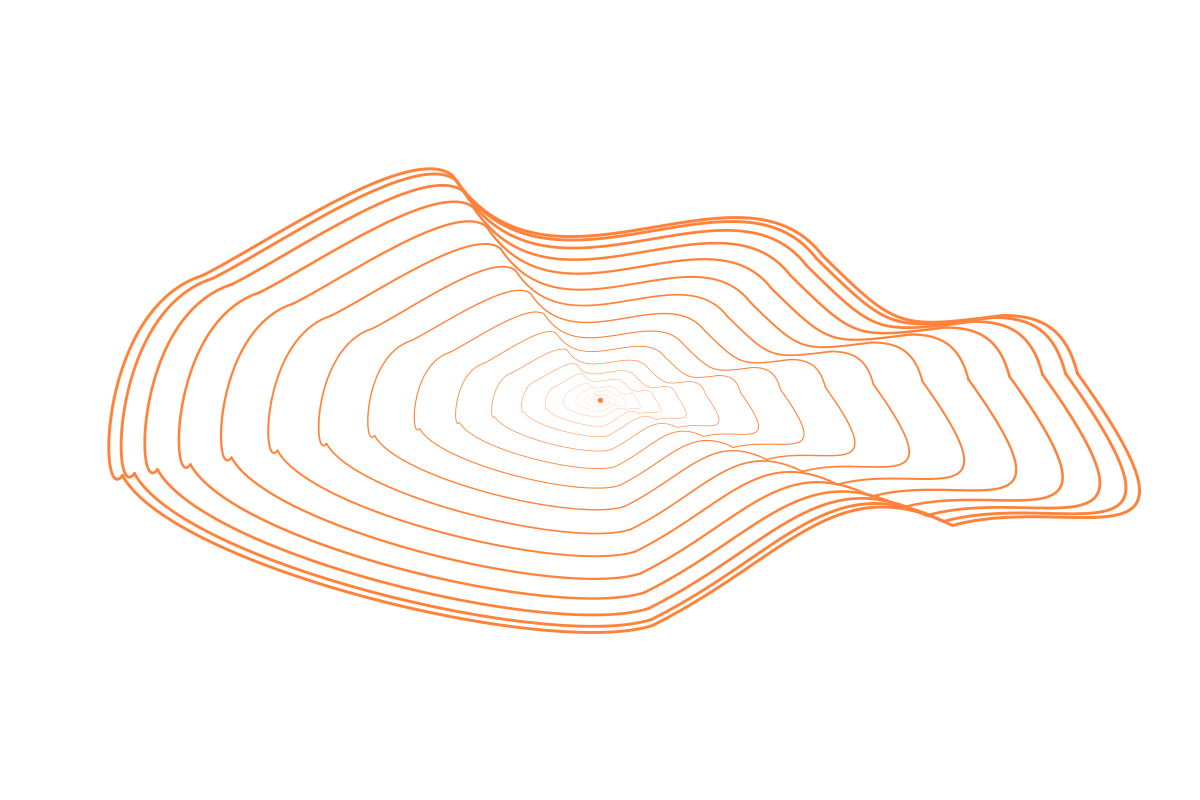
Frame 1 (no input)
Frame 60 (the mouse pressed at the canvas centre just before this capture): identical to frame 1, image omitted
Frame 120 (the mouse held since frame 60 and released just before this capture): identical to frame 1, image omitted

The Processing sketch that drew this single still picture (run headless with seeded random() and noise(); from frame 60 on, the mouse is pressed at the canvas centre):

// Processing sketch: CurveShape2
// ── CurveShape2.pde
// https://forum.processing.org/two/discussion/18947/how-do-i-use-recursion-on-a-shape-made-out-of-curves#latest
void setup() {
  size (1200, 800);
}
void draw () {
  background(255);
  translate(width/2,height/2); // draw with 0,0 at the center of the screen
  for (float scale = 1; scale > 0.4; scale -= 0.025) {
    scale(scale);
    drawCurve();
  }
}
void drawCurve() {
  stroke(255, 131, 59);
  strokeWeight (3);
  noFill();
  pushMatrix();
    ellipse(0, 0, 2, 2);
    // Align 0,0 with the center of the width/height of the curve.
    // The curves run from x=170 to x=1125, and y = 100 to 550.
    // So the center is offset (1125+170)/2 = 647.5 , y = (550+100)/2 = 325. 
    // We fix that by subtracting.
    translate (-647.5, -325);
    curve(100, 300, 250, 200, 500, 100, 500, 400); 
    curve(300, -690, 500, 100, 870, 180, 1000, 750); 
    curve(600, -200, 870, 180, 1050, 240, 1500, 100);
    curve(880, 300, 1050, 240, 1125, 298, 1117, 500);
    curve(100, -800, 1125, 298, 1000, 450, 400, 500);
    curve(200, 850, 700, 550, 1000, 450, 1400, 900);
    curve(400, 0, 170, 400, 700, 550, 800, 200);
    curve(400, 0, 170, 400, 250, 200, 800, 200);
    // ... although it would have been better to draw the curves around 0,0 in the first place!
  popMatrix();

}
